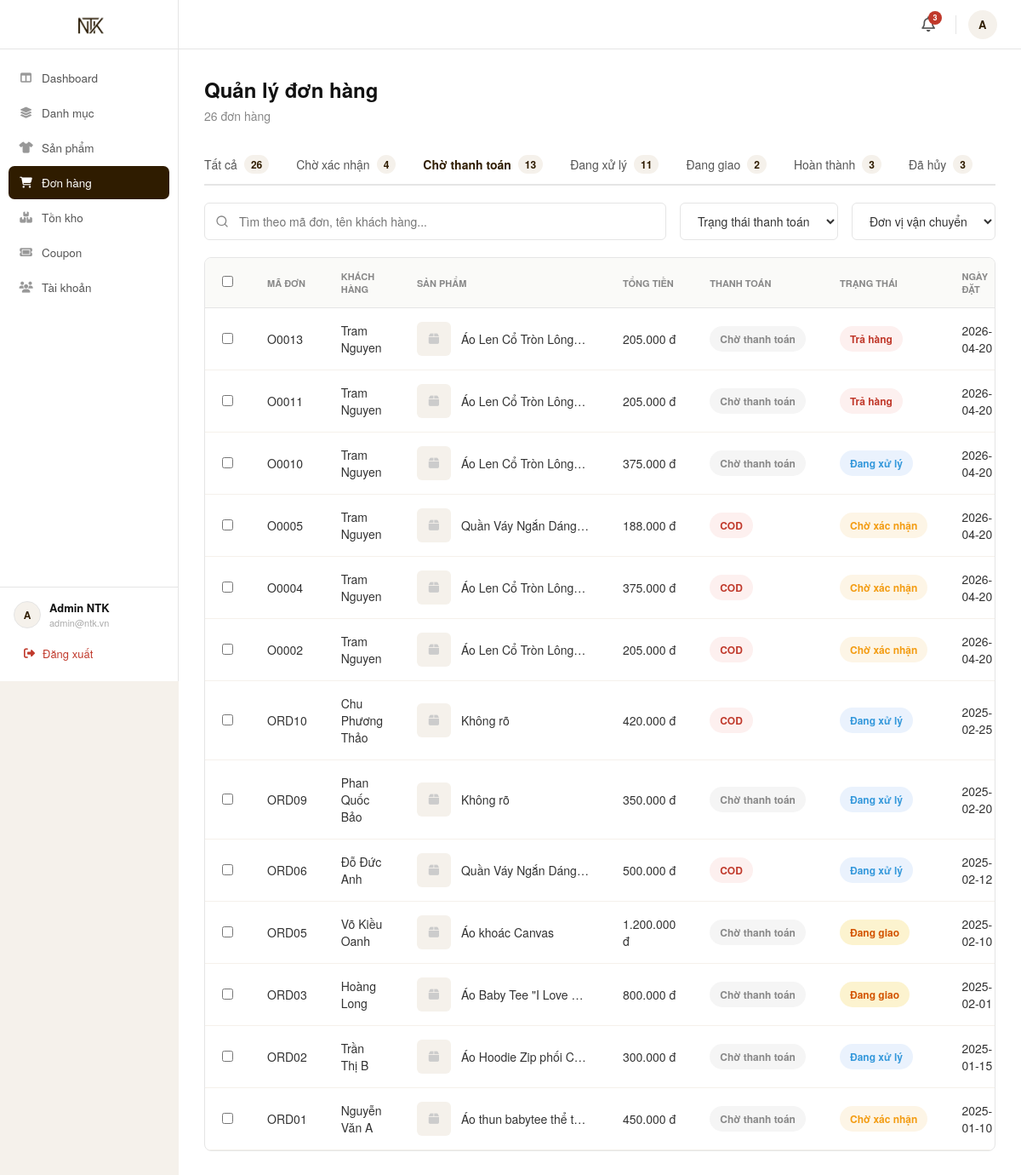
/admin/orders.php?tab=wait_pay, run on an earlier commit of the app's database.
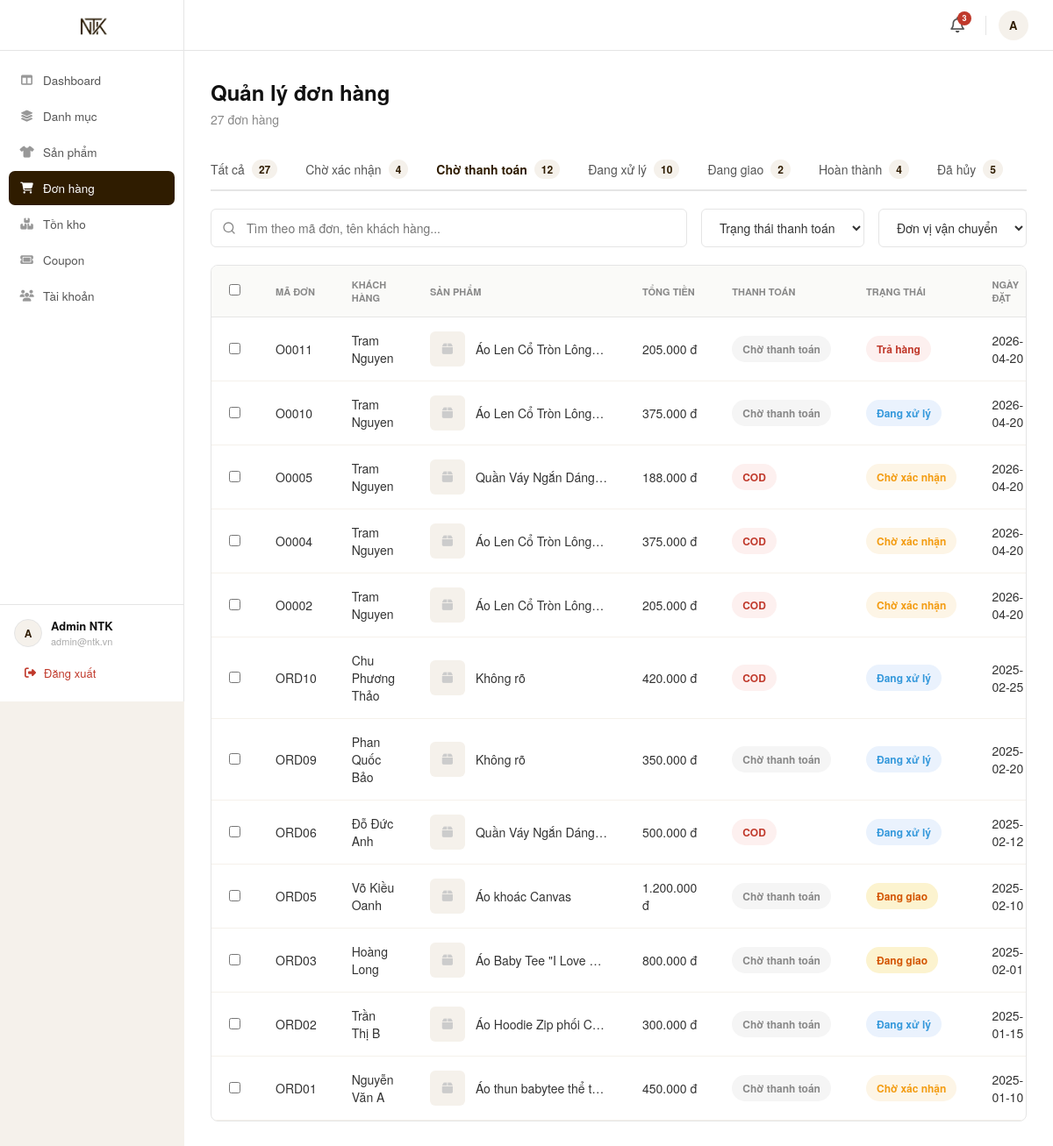
And on a later commit of the database.
### tables this page shows
CREATE TABLE IF NOT EXISTS `orders` (
  `order_id` char(5) NOT NULL,
  `payos_order_code` bigint(20) DEFAULT NULL,
  `payos_qr_code` text DEFAULT NULL,
  `user_id` char(5) DEFAULT NULL,
  `order_date` datetime DEFAULT current_timestamp(),
  `fullname` varchar(100) DEFAULT NULL,
  `phone` varchar(10) DEFAULT NULL,
  `address` varchar(500) DEFAULT NULL,
  `total_price` decimal(15,2) DEFAULT NULL,
  `shipping_fee` decimal(15,2) DEFAULT NULL,
  `shipping_method_id` char(5) DEFAULT NULL,
  `discount_value` decimal(15,2) DEFAULT NULL,
  `order_status` int(11) DEFAULT NULL,
  `final_price` decimal(15,2) DEFAULT NULL,
  `payment_status` int(11) DEFAULT 0,
  `payment_method` int(11) DEFAULT NULL,
  `coupon_id` char(5) DEFAULT NULL,
  `tracking_number` varchar(50) DEFAULT NULL,
  `wallet_used_amount` decimal(15,2) DEFAULT 0.00,
  `note` varchar(500) DEFAULT NULL,
  `payos_checkout_url` varchar(1000) DEFAULT NULL,
  PRIMARY KEY (`order_id`),
  KEY `fk_order_user` (`user_id`),
  KEY `fk_order_coupon` (`coupon_id`),
  KEY `fk_order_ship` (`shipping_method_id`)
);

### src/admin/orders.php (the view, shortened to what the changed rows need)
<?php
require_once __DIR__ . '/../config/database.php';
$tab = isset($_GET['tab']) ? $_GET['tab'] : 'all';
$whereClause = "1=1";
$params = [];
if ($tab === '0') {
    $whereClause .= " AND o.order_status = 0";
} elseif ($tab === 'wait_pay') {
    $whereClause .= " AND o.payment_status = 0 AND o.order_status NOT IN (3, 4)";
} elseif ($tab === '1') {
    $whereClause .= " AND o.order_status = 1";
} elseif ($tab === '2') {
    $whereClause .= " AND o.order_status = 2";
} elseif ($tab === '3') {
    $whereClause .= " AND o.order_status = 3";
} elseif ($tab === '4') {
    $whereClause .= " AND o.order_status = 4";
} elseif ($tab === '5') {
    $whereClause .= " AND o.order_status = 5";
}
$query = "
    SELECT o.*,
           (SELECT pv.image FROM order_details od JOIN product_variants pv ON od.variant_id = pv.variant_id WHERE od.order_id = o.order_id LIMIT 1) as variant_img,
           (SELECT p.image FROM order_details od JOIN product_variants pv ON od.variant_id = pv.variant_id JOIN products p ON pv.product_id = p.product_id WHERE od.order_id = o.order_id LIMIT 1) as product_img,
           (SELECT p.name FROM order_details od JOIN product_variants pv ON od.variant_id = pv.variant_id JOIN products p ON pv.product_id = p.product_id WHERE od.order_id = o.order_id LIMIT 1) as first_product_name
    FROM orders o
    WHERE $whereClause
    ORDER BY o.order_date DESC
";
$stmt = $conn->prepare($query);
$stmt->execute($params);
$orders = $stmt->fetchAll(PDO::FETCH_ASSOC);
$counts = [
    'all' => 0, '0' => 0, 'wait_pay' => 0, '1' => 0, '2' => 0, '3' => 0, '4' => 0, '5' => 0
];
$countStmt = $conn->query("SELECT order_status, payment_status FROM orders");
while ($row = $countStmt->fetch(PDO::FETCH_ASSOC)) {
    $counts['all']++;
    if ($row['payment_status'] == 0 && !in_array($row['order_status'], [3,4])) $counts['wait_pay']++;
    if ($row['order_status'] == 1) $counts['1']++;
    if ($row['order_status'] == 3) $counts['3']++;
    if ($row['order_status'] == 4) $counts['4']++;
}
include __DIR__ . '/../includes/admin_sidebar.php';
?>
<div class="page-header">
    <div class="page-title">Quản lý đơn hàng</div>
    <div class="page-subtitle"><?= $counts['all'] ?> đơn hàng</div>
</div>
<div class="tabs-container">
    <a href="?tab=all" class="tab-item <?= $tab == 'all' ? 'active' : '' ?>">Tất cả <span class="badge"><?= $counts['all'] ?></span></a>
    <a href="?tab=wait_pay" class="tab-item <?= $tab == 'wait_pay' ? 'active' : '' ?>">Chờ thanh toán <span class="badge"><?= $counts['wait_pay'] ?></span></a>
    <a href="?tab=1" class="tab-item <?= $tab == '1' ? 'active' : '' ?>">Đang xử lý <span class="badge"><?= $counts['1'] ?></span></a>
    <a href="?tab=3" class="tab-item <?= $tab == '3' ? 'active' : '' ?>">Hoàn thành <span class="badge"><?= $counts['3'] ?></span></a>
    <a href="?tab=4" class="tab-item <?= $tab == '4' ? 'active' : '' ?>">Đã hủy <span class="badge"><?= $counts['4'] ?></span></a>
</div>
<div class="table-container">
    <table class="data-table">
        <thead>
            <tr>
                <th style="width: 40px;"><input type="checkbox"></th>
                <th>Mã Đơn</th>
                <th>Khách Hàng</th>
                <th>Sản Phẩm</th>
                <th>Tổng Tiền</th>
                <th>Thanh Toán</th>
                <th>Trạng Thái</th>
                <th>Ngày Đặt</th>
            </tr>
        </thead>
        <tbody>
            <?php if (empty($orders)): ?>
                <tr><td colspan="9" style="text-align:center; padding: 40px; color:#888;">Không tìm thấy đơn hàng nào.</td></tr>
            <?php else: ?>
                <?php foreach ($orders as $o): ?>
                    <tr>
                        <td><input type="checkbox"></td>
                        <td style="font-weight: 500;"><?= htmlspecialchars($o['order_id']) ?></td>
                        <td><?= htmlspecialchars($o['fullname']) ?></td>
                        <td>
                            <div class="product-cell">
                                <?php
                                    $img = $o['variant_img'] ?: $o['product_img'];
                                    if ($img):
                                        $img_src = (strpos($img, 'http') === 0) ? $img : '../' . $img;
                                ?>
                                    <img src="<?= htmlspecialchars($img_src) ?>" class="product-img" onerror="this.outerHTML='<div class=\'product-img\' style=\'background:#f5f1eb;display:flex;align-items:center;justify-content:center;color:#ccc;\'><i class=\'fa-solid fa-box\'></i></div>'">
                                <?php else: ?>
                                    <div class="product-img" style="background:#f5f1eb;display:flex;align-items:center;justify-content:center;color:#ccc;"><i class="fa-solid fa-box"></i></div>
                                <?php endif; ?>
                                <span style="max-width: 150px; white-space: nowrap; overflow: hidden; text-overflow: ellipsis;" title="<?= htmlspecialchars($o['first_product_name']) ?>">
                                    <?= htmlspecialchars($o['first_product_name'] ?? 'Không rõ') ?>
                                </span>
                            </div>
                        </td>
                        <td style="font-weight: 500;"><?= number_format($o['final_price'] ?? 0, 0, ',', '.') ?> đ</td>
                        <td>
                            <?php if ($o['payment_status'] == 1): ?>
                                <span class="status-badge status-pay-done">Đã thanh toán</span>
                            <?php else: ?>
                                <?php if ($o['payment_method'] == 2):  ?>
                                    <span class="status-badge status-pay-cod">COD</span>
                                <?php else: ?>
                                    <span class="status-badge status-pay-wait">Chờ thanh toán</span>
                                <?php endif; ?>
                            <?php endif; ?>
                        </td>
                        <td>
                            <?php
                                $statusMap = [
                                    0 => ['class' => 'status-order-wait', 'text' => 'Chờ xác nhận'],
                                    1 => ['class' => 'status-order-process', 'text' => 'Đang xử lý'],
                                    2 => ['class' => 'status-order-shipping', 'text' => 'Đang giao'],
                                    3 => ['class' => 'status-order-done', 'text' => 'Hoàn thành'],
                                    4 => ['class' => 'status-order-cancel', 'text' => 'Đã hủy'],
                                    5 => ['class' => 'status-order-cancel', 'text' => 'Trả hàng']
                                ];
                                $s = $statusMap[$o['order_status']] ?? ['class' => 'status-order-wait', 'text' => 'Chờ xác nhận'];
                            ?>
                            <span class="status-badge <?= $s['class'] ?>"><?= $s['text'] ?></span>
                        </td>
                        <td><?= date('Y-m-d', strtotime($o['order_date'])) ?></td>
                    </tr>
                <?php endforeach; ?>
            <?php endif; ?>
        </tbody>
    </table>
</div>
</div>
</main>
</body>
</html>

What changed in the data, as far as the page shows it:
no longer on this page (row edited): orders: order_id "O0013", fullname "Tram Nguyen", first_product_name "Áo Len Cổ Tròn Lông…", final_price "205.000", payment_status "Chờ thanh toán", order_status "Trả hàng", order_date "2026-04-20"
Also different on the page:
$counts['all']: "26" → "27"
$counts['wait_pay']: "13" → "12"
$counts['1']: "11" → "10"
$counts['3']: "3" → "4"
$counts['4']: "3" → "5"
